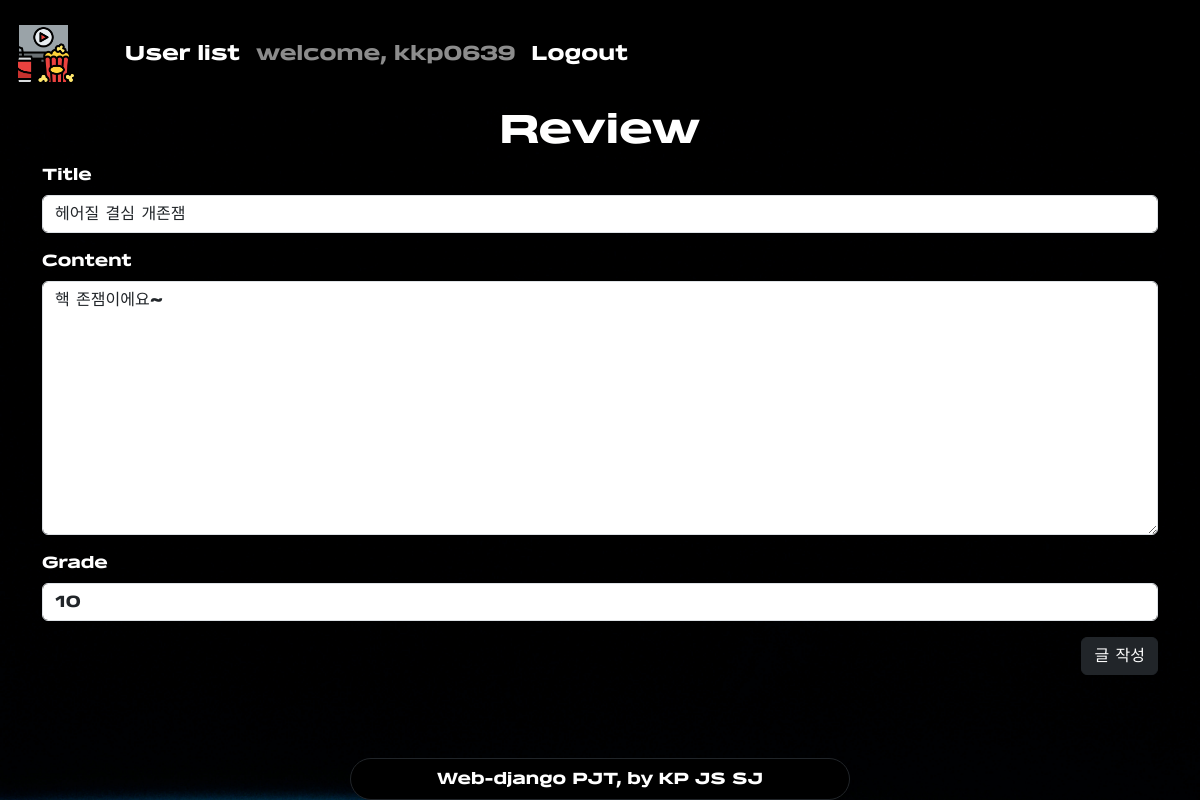
Page /1/update (signed in) on the earlier database version.
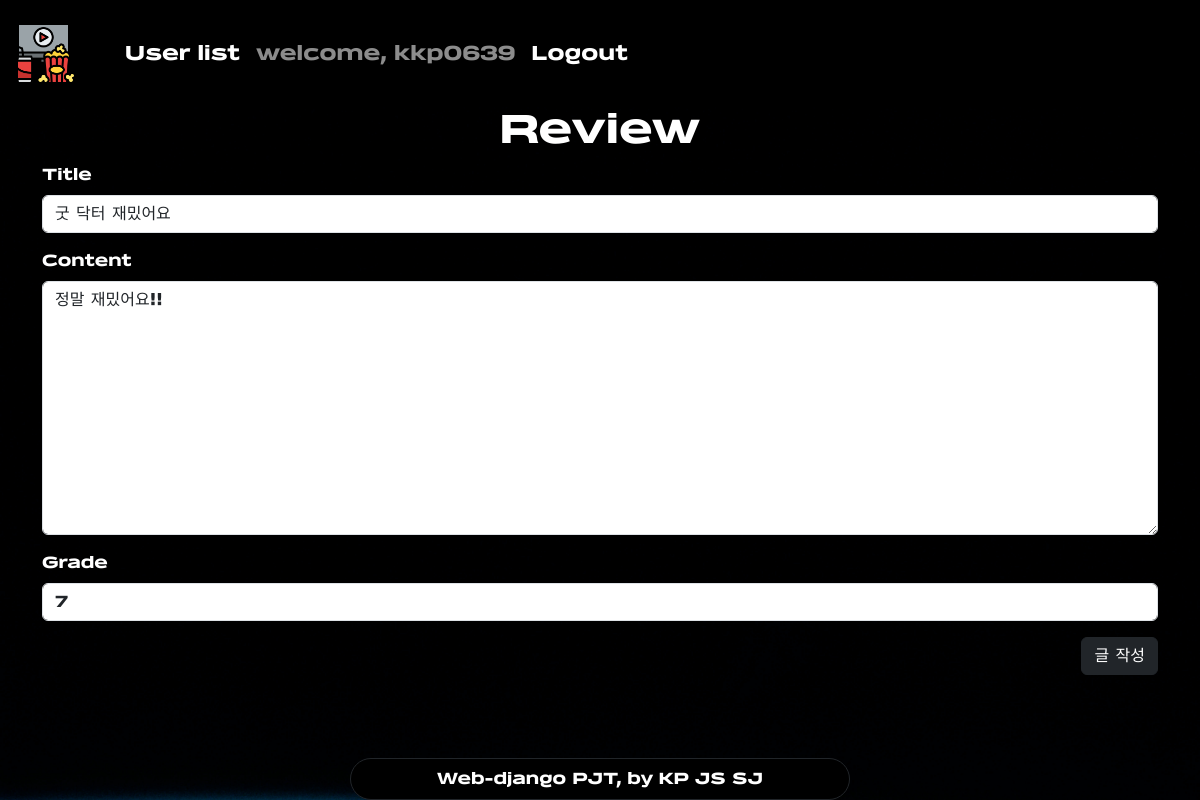
Same page on the later database version.
### articles/models.py (models this page shows)
class Review(models.Model):
    title = models.CharField(max_length=30)
    content = models.TextField()
    movie = models.ForeignKey(Movie, on_delete=models.CASCADE)
    grade = models.IntegerField(
        validators=[MinValueValidator(1), MaxValueValidator(10)]
    )
    created_at = models.DateTimeField(auto_now_add=True)
    updated_at = models.DateTimeField(auto_now=True)
    user = models.ForeignKey(settings.AUTH_USER_MODEL, on_delete=models.CASCADE)

### articles/views.py (the view)
# urls.py: path("<int:review_pk>/update", views.update, name="update"),
@login_required
def update(request, review_pk):
    review = Review.objects.get(pk=review_pk)
    if request.method == "POST":
        create_form = ReviewForm(request.POST, instance=review)
        if create_form.is_valid():
            create_form.save()
            return redirect("articles:detail", review_pk)
    else:
        create_form = ReviewForm(instance=review)
    context = {
        "create_form": create_form,
    }
    return render(request, "articles/create.html", context)

### articles/forms.py
class ReviewForm(forms.ModelForm):
    class Meta:
        model = Review
        fields = [
            "title",
            "content",
            "grade",
        ]
        widgets = {
            "grade": forms.NumberInput(
                attrs={
                    "maxlength": "1",
                    "max": "10",
                    "min": "1",
                }
            ),
        }

### articles/templates/articles/create.html (shortened to what this page needs)
{% extends 'base.html' %}
{% load static %}
{% load django_bootstrap5 %}
{% block content %}
  <div class="container">
    <div class="text-center text-white">
      <h1>Review</h1>
    </div>
    <form action="" method="POST" class="text-white">
      {% bootstrap_form create_form %}
      <div class="text-end">
        <input type="submit" class="btn btn-dark" value="글 작성">
      </div>
    </div>
  {% endblock content %}

Differences in the rows shown:
changed Review: title "헤어질 결심 개존잼" → "굿 닥터 재밌어요"; content "핵 존잼이에요~" → "정말 재밌어요!!"; grade "10" → "7"
